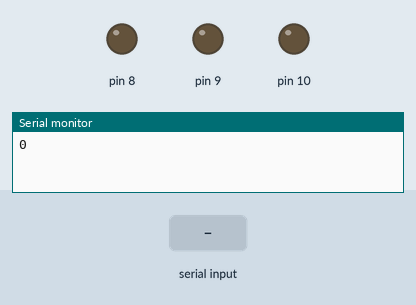
The sketch below on a simulated Arduino Uno, built with avr-gcc and run on an emulated ATmega328P. Shown: output pins drawn as LEDs (lit = HIGH), the last lines printed to the serial monitor. Inputs (shaded band) come from the test bench.

Above: at 1.2 s.
1.3 s: "1\n" received over Serial
At 2.5 s:
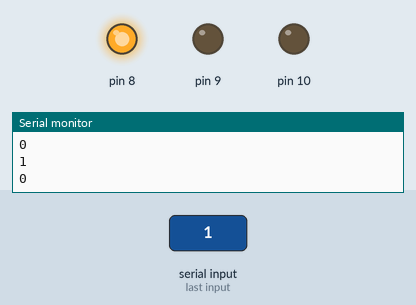
2.8 s: "2\n" received over Serial
At 3.8 s:
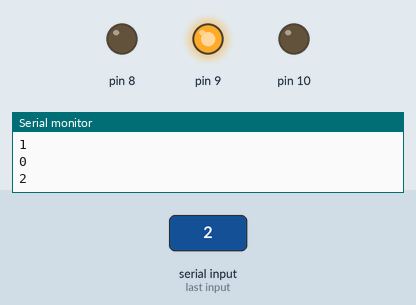
4.3 s: "3\n" received over Serial
At 5.0 s:
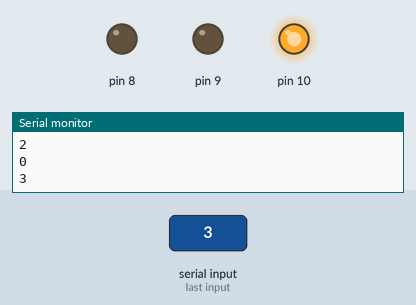
Timing chart, 0 to 7.3 s (numbered marks = the images above; inputs shaded):
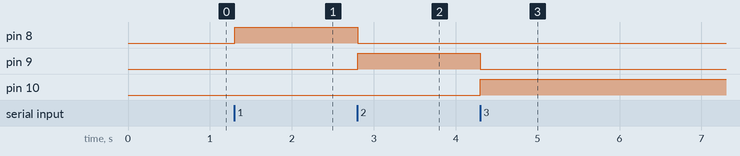

The sketch:

week_3.ino
```cpp
int c;
void setup() {
  // put your setup code here, to run once:
  Serial.begin(9600);
  pinMode(10,OUTPUT);
  pinMode(8,OUTPUT);
  pinMode(9,OUTPUT);

}

void loop() {
  // put your main code here, to run repeatedly:
  c=Serial.parseInt();
  if(c==1)
  {
    digitalWrite(8,1);
    digitalWrite(9,0);
    digitalWrite(10,0);
  }
  else if(c==2)
  {

    digitalWrite(9,1);
    digitalWrite(8,0);
    digitalWrite(10,0);
  }
  else if(c==3)
  {

    digitalWrite(10,1);
    digitalWrite(9,0);
    digitalWrite(8,0);
  }
  Serial.println(c);
}
```

Measured:
- after the input at 1.3 s, pin 8: LOW → HIGH at once
- after the input at 2.8 s, pin 8: HIGH → LOW at once; pin 9: LOW → HIGH at once
- after the input at 4.3 s, pin 9: HIGH → LOW at once; pin 10: LOW → HIGH at once
